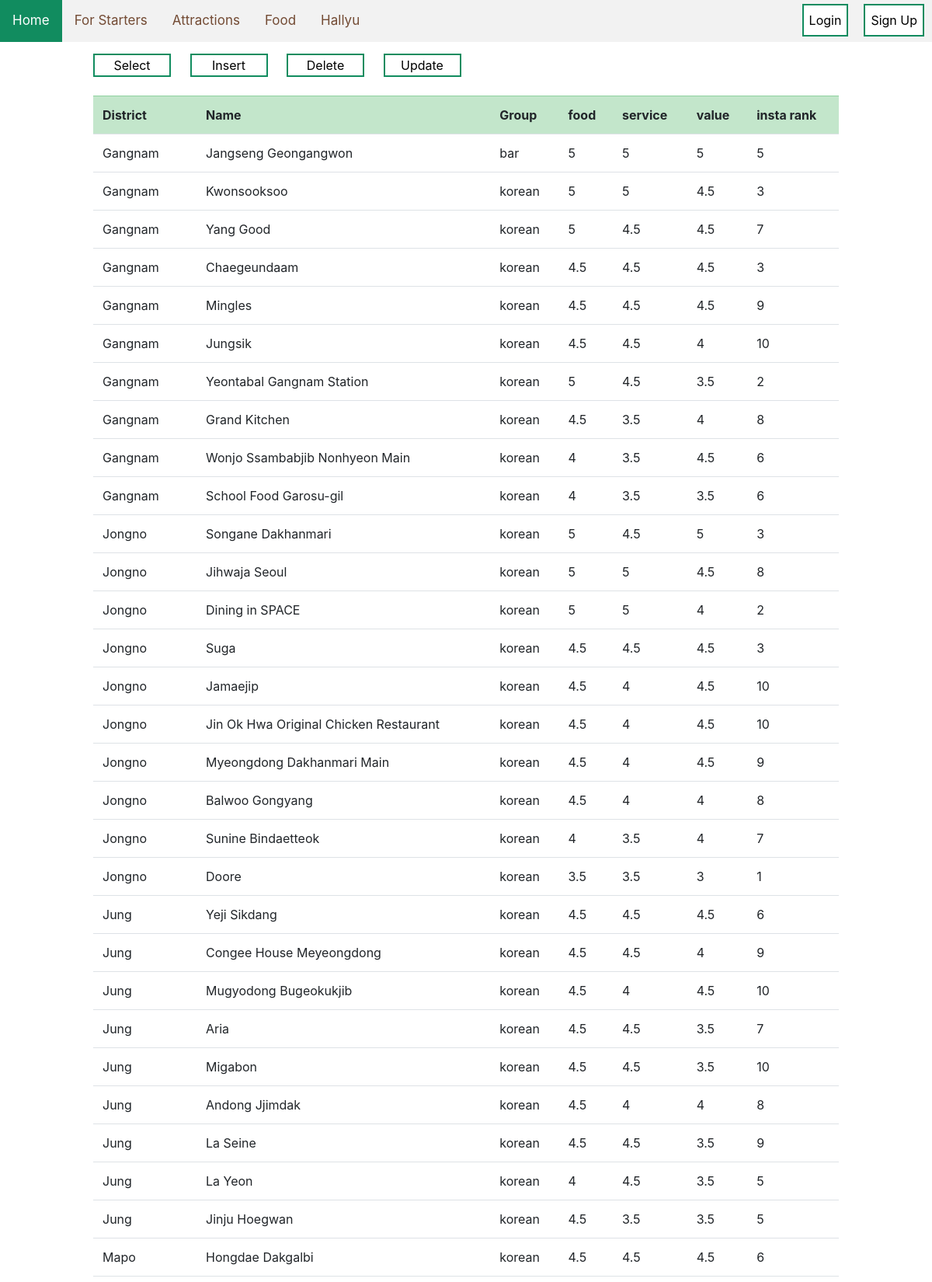
The page /page3_main.php (upper part) on the database its author committed.
### tables this page shows
create table food(
  gu varchar(30),
  name varchar(50) not null,
  grp varchar(30),
  insta int,
  food float,
  service float,
  value float,
  primary key(name),
  foreign key (gu) REFERENCES visitor_gu(gu)
);

### page3_main.php (the view, shortened to what this page needs)
<!DOCTYPE html>
<html>
    <head>
        <link rel = "stylesheet" href = "./style.css">
    </head>
    <body>
        <?php
            include('base.php');
            require_once 'includes/dbhc.inc.php';
        ?>
        <div id = "wrapper">
        <?php
            if(!$conn){
                die('could not connect:'.mysql_error());
            }else{
                $sql = "select gu,name,grp,rank() over(partition by gu order by(food+service+value)/3 desc) as rank2, food, service, value, 11-ntile(10) over(order by insta desc) as insta_rank from food";
                $res = mysqli_query($conn, $sql);
                if($res){
                    echo "<table class = 'table table-hover'>";
                    echo "<tr class='table-success'><th>District</th><th>Name</th><th>Group</th><th>food</th><th>service</th><th>value</th><th>insta rank</th></tr>";
                    while($newArray = mysqli_fetch_array($res, MYSQLI_ASSOC)){
                        $gu = $newArray['gu'];
                        $name = $newArray['name'];
                        $grp = $newArray['grp'];
                        $food = $newArray['food'];
                        $service = $newArray['service'];
                        $value = $newArray['value'];
                        $insta_rank = $newArray['insta_rank'];
                        echo "<tr>";
                        echo "<td>" . $gu . "</td>";
                        echo "<td>" . $name . "</td>";
                        echo "<td>" . $grp . "</td>";
                        echo "<td>" . $food . "</td>";
                        echo "<td>" . $service . "</td>";
                        echo "<td>" . $value . "</td>";
                        echo "<td>" . $insta_rank . "</td>";
                        echo "</tr>";
                    }
                    echo "</table>";
                }else{
                    printf("Could not retrieve records. %s\n", mysqli_error($mysqli));
                }
            }
            ?>
    </body>
</html>

### style.css (style rules this page uses)
body { margin: 0; font: 'Times New Roman', Times, serif; }
.button1 { background-color: white; color: black; border: 2px solid #118c5f; width: 100px; margin-right: 20px; }
#wrapper { width: 960px; margin: 15px auto; text-align: left; }

### rows shown on the page
food: gu "Gangnam", name "Jangseng Geongangwon", grp "bar", food "5", service "5", value "5", insta_rank "5"
food: gu "Gangnam", name "Kwonsooksoo", grp "korean", food "5", service "5", value "4.5", insta_rank "3"
food: gu "Gangnam", name "Yang Good", grp "korean", food "5", service "4.5", value "4.5", insta_rank "7"
food: gu "Gangnam", name "Chaegeundaam", grp "korean", food "4.5", service "4.5", value "4.5", insta_rank "3"
food: gu "Gangnam", name "Mingles", grp "korean", food "4.5", service "4.5", value "4.5", insta_rank "9"
food: gu "Gangnam", name "Jungsik", grp "korean", food "4.5", service "4.5", value "4", insta_rank "10"
food: gu "Gangnam", name "Yeontabal Gangnam Station", grp "korean", food "5", service "4.5", value "3.5", insta_rank "2"
food: gu "Gangnam", name "Grand Kitchen", grp "korean", food "4.5", service "3.5", value "4", insta_rank "8"
food: gu "Gangnam", name "Wonjo Ssambabjib Nonhyeon Main", grp "korean", food "4", service "3.5", value "4.5", insta_rank "6"
food: gu "Gangnam", name "School Food Garosu-gil", grp "korean", food "4", service "3.5", value "3.5", insta_rank "6"
food: gu "Jongno", name "Songane Dakhanmari", grp "korean", food "5", service "4.5", value "5", insta_rank "3"
food: gu "Jongno", name "Jihwaja Seoul", grp "korean", food "5", service "5", value "4.5", insta_rank "8"
food: gu "Jongno", name "Dining in SPACE", grp "korean", food "5", service "5", value "4", insta_rank "2"
food: gu "Jongno", name "Suga", grp "korean", food "4.5", service "4.5", value "4.5", insta_rank "3"
food: gu "Jongno", name "Jamaejip", grp "korean", food "4.5", service "4", value "4.5", insta_rank "10"
food: gu "Jongno", name "Jin Ok Hwa Original Chicken Restaurant", grp "korean", food "4.5", service "4", value "4.5", insta_rank "10"
food: gu "Jongno", name "Myeongdong Dakhanmari Main", grp "korean", food "4.5", service "4", value "4.5", insta_rank "9"
food: gu "Jongno", name "Balwoo Gongyang", grp "korean", food "4.5", service "4", value "4", insta_rank "8"
food: gu "Jongno", name "Sunine Bindaetteok", grp "korean", food "4", service "3.5", value "4", insta_rank "7"
food: gu "Jongno", name "Doore", grp "korean", food "3.5", service "3.5", value "3", insta_rank "1"
food: gu "Jung", name "Yeji Sikdang", grp "korean", food "4.5", service "4.5", value "4.5", insta_rank "6"
food: gu "Jung", name "Congee House Meyeongdong", grp "korean", food "4.5", service "4.5", value "4", insta_rank "9"
food: gu "Jung", name "Mugyodong Bugeokukjib", grp "korean", food "4.5", service "4", value "4.5", insta_rank "10"
food: gu "Jung", name "Aria", grp "korean", food "4.5", service "4.5", value "3.5", insta_rank "7"
food: gu "Jung", name "Migabon", grp "korean", food "4.5", service "4.5", value "3.5", insta_rank "10"
food: gu "Jung", name "Andong Jjimdak", grp "korean", food "4.5", service "4", value "4", insta_rank "8"
food: gu "Jung", name "La Seine", grp "korean", food "4.5", service "4.5", value "3.5", insta_rank "9"
food: gu "Jung", name "La Yeon", grp "korean", food "4", service "4.5", value "3.5", insta_rank "5"
food: gu "Jung", name "Jinju Hoegwan", grp "korean", food "4.5", service "3.5", value "3.5", insta_rank "5"
food: gu "Mapo", name "Hongdae Dakgalbi", grp "korean", food "4.5", service "4.5", value "4.5", insta_rank "6"
